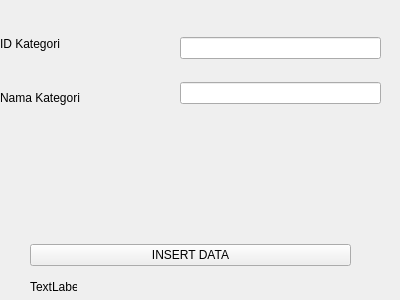
<?xml version="1.0" encoding="UTF-8"?>
<ui version="4.0">
 <class>Form</class>
 <widget class="QWidget" name="Form">
  <property name="geometry">
   <rect>
    <x>0</x>
    <y>0</y>
    <width>400</width>
    <height>300</height>
   </rect>
  </property>
  <property name="windowTitle">
   <string>Form</string>
  </property>
  <widget class="QWidget" name="horizontalLayoutWidget">
   <property name="geometry">
    <rect>
     <x>30</x>
     <y>240</y>
     <width>321</width>
     <height>31</height>
    </rect>
   </property>
   <layout class="QHBoxLayout" name="horizontalLayout">
    <item>
     <widget class="QPushButton" name="pushButtonInsert">
      <property name="text">
       <string>INSERT DATA</string>
      </property>
     </widget>
    </item>
   </layout>
  </widget>
  <widget class="QWidget" name="verticalLayoutWidget">
   <property name="geometry">
    <rect>
     <x>180</x>
     <y>20</y>
     <width>201</width>
     <height>101</height>
    </rect>
   </property>
   <layout class="QVBoxLayout" name="verticalLayout_2">
    <item>
     <widget class="QLineEdit" name="lineEditName"/>
    </item>
    <item>
     <widget class="QLineEdit" name="lineEditId"/>
    </item>
   </layout>
  </widget>
  <widget class="QWidget" name="verticalLayoutWidget_2">
   <property name="geometry">
    <rect>
     <x>0</x>
     <y>20</y>
     <width>160</width>
     <height>101</height>
    </rect>
   </property>
   <layout class="QVBoxLayout" name="verticalLayout_3">
    <item>
     <widget class="QLabel" name="labelName">
      <property name="text">
       <string>ID Kategori</string>
      </property>
     </widget>
    </item>
    <item>
     <widget class="QLabel" name="labelId">
      <property name="text">
       <string>Nama Kategori</string>
      </property>
     </widget>
    </item>
   </layout>
  </widget>
  <widget class="QLabel" name="label_3">
   <property name="geometry">
    <rect>
     <x>30</x>
     <y>280</y>
     <width>47</width>
     <height>13</height>
    </rect>
   </property>
   <property name="text">
    <string>TextLabel</string>
   </property>
  </widget>
 </widget>
 <resources/>
 <connections/>
</ui>
